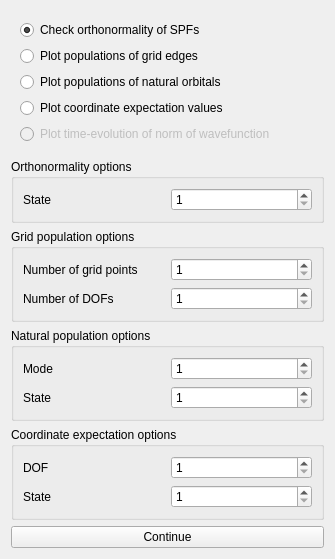
      <widget class="AnalysisConvergence" name="analconv_tab">
       <property name="geometry">
        <rect>
         <x>0</x>
         <y>0</y>
         <width>335</width>
         <height>557</height>
        </rect>
       </property>
       <attribute name="label">
        <string>Analyse Convergence</string>
       </attribute>
       <layout class="QVBoxLayout" name="verticalLayout">
        <item>
         <widget class="QWidget" name="analconv_radio" native="true">
          <layout class="QVBoxLayout" name="analconv_layout" stretch="0,0,0,0,0">
           <item>
            <widget class="QRadioButton" name="analconv_1">
             <property name="statusTip">
              <string>Executes ortho and plots SPF (SPDO) orthonormalities.</string>
             </property>
             <property name="text">
              <string>Check orthonormality of SPFs</string>
             </property>
             <property name="checked">
              <bool>true</bool>
             </property>
            </widget>
           </item>
           <item>
            <widget class="QRadioButton" name="analconv_2">
             <property name="statusTip">
              <string>Executes rdgpop and plots grid populations.</string>
             </property>
             <property name="text">
              <string>Plot populations of grid edges</string>
             </property>
            </widget>
           </item>
           <item>
            <widget class="QRadioButton" name="analconv_3">
             <property name="statusTip">
              <string>Executes rdcheck natpop and plots natural populations.</string>
             </property>
             <property name="text">
              <string>Plot populations of natural orbitals</string>
             </property>
            </widget>
           </item>
           <item>
            <widget class="QRadioButton" name="analconv_4">
             <property name="statusTip">
              <string>Executes rdcheck qdq and plots ⟨q⟩ and ⟨dq⟩.</string>
             </property>
             <property name="text">
              <string>Plot coordinate expectation values</string>
             </property>
            </widget>
           </item>
           <item>
            <widget class="QRadioButton" name="analconv_5">
             <property name="enabled">
              <bool>false</bool>
             </property>
             <property name="statusTip">
              <string>[Currently unavailable until norm is fixed.]</string>
             </property>
             <property name="text">
              <string>Plot time-evolution of norm of wavefunction</string>
             </property>
            </widget>
           </item>
          </layout>
         </widget>
        </item>
        <item>
         <spacer name="analconv_vspacer">
          <property name="orientation">
           <enum>Qt::Vertical</enum>
          </property>
          <property name="sizeHint" stdset="0">
           <size>
            <width>0</width>
            <height>20</height>
           </size>
          </property>
         </spacer>
        </item>
        <item>
         <widget class="QGroupBox" name="ortho_box">
          <property name="title">
           <string>Orthonormality options</string>
          </property>
          <layout class="QGridLayout" name="gridLayout_13">
           <item row="0" column="0">
            <widget class="QLabel" name="ortho_state_label">
             <property name="text">
              <string>State</string>
             </property>
            </widget>
           </item>
           <item row="0" column="1">
            <widget class="QSpinBox" name="ortho_state">
             <property name="minimum">
              <number>1</number>
             </property>
            </widget>
           </item>
          </layout>
         </widget>
        </item>
        <item>
         <widget class="QGroupBox" name="gpop_box">
          <property name="title">
           <string>Grid population options</string>
          </property>
          <layout class="QGridLayout" name="gridLayout_3">
           <item row="0" column="0">
            <widget class="QLabel" name="gpop_nz_label">
             <property name="text">
              <string>Number of grid points</string>
             </property>
             <property name="buddy">
              <cstring>gpop_nz</cstring>
             </property>
            </widget>
           </item>
           <item row="0" column="1">
            <widget class="QSpinBox" name="gpop_nz">
             <property name="minimum">
              <number>1</number>
             </property>
            </widget>
           </item>
           <item row="1" column="0">
            <widget class="QLabel" name="gpop_dof_label">
             <property name="text">
              <string>Number of DOFs</string>
             </property>
             <property name="buddy">
              <cstring>gpop_dof</cstring>
             </property>
            </widget>
           </item>
           <item row="1" column="1">
            <widget class="QSpinBox" name="gpop_dof">
             <property name="minimum">
              <number>1</number>
             </property>
            </widget>
           </item>
          </layout>
         </widget>
        </item>
        <item>
         <widget class="QGroupBox" name="natpop_box">
          <property name="title">
           <string>Natural population options</string>
          </property>
          <layout class="QGridLayout" name="gridLayout_14">
           <item row="0" column="0">
            <widget class="QLabel" name="natpop_mode_label">
             <property name="text">
              <string>Mode</string>
             </property>
             <property name="buddy">
              <cstring>natpop_mode</cstring>
             </property>
            </widget>
           </item>
           <item row="0" column="1">
            <widget class="QSpinBox" name="natpop_mode">
             <property name="minimum">
              <number>1</number>
             </property>
            </widget>
           </item>
           <item row="1" column="0">
            <widget class="QLabel" name="natpop_state_label">
             <property name="text">
              <string>State</string>
             </property>
             <property name="buddy">
              <cstring>natpop_state</cstring>
             </property>
            </widget>
           </item>
           <item row="1" column="1">
            <widget class="QSpinBox" name="natpop_state">
             <property name="minimum">
              <number>1</number>
             </property>
            </widget>
           </item>
          </layout>
         </widget>
        </item>
        <item>
         <widget class="QGroupBox" name="qdq_box">
          <property name="title">
           <string>Coordinate expectation options</string>
          </property>
          <layout class="QGridLayout" name="gridLayout_15">
           <item row="0" column="0">
            <widget class="QLabel" name="qdq_dof_label">
             <property name="text">
              <string>DOF</string>
             </property>
             <property name="buddy">
              <cstring>qdq_dof</cstring>
             </property>
            </widget>
           </item>
           <item row="0" column="1">
            <widget class="QSpinBox" name="qdq_dof">
             <property name="minimum">
              <number>1</number>
             </property>
            </widget>
           </item>
           <item row="1" column="0">
            <widget class="QLabel" name="qdq_state_label">
             <property name="text">
              <string>State</string>
             </property>
             <property name="buddy">
              <cstring>qdq_state</cstring>
             </property>
            </widget>
           </item>
           <item row="1" column="1">
            <widget class="QSpinBox" name="qdq_state">
             <property name="minimum">
              <number>1</number>
             </property>
            </widget>
           </item>
          </layout>
         </widget>
        </item>
        <item>
         <widget class="QPushButton" name="analconv_push">
          <property name="text">
           <string>Continue</string>
          </property>
         </widget>
        </item>
       </layout>
      </widget>
